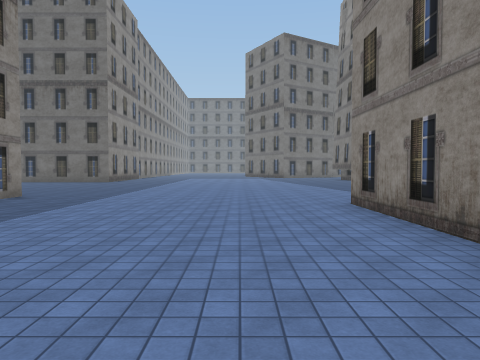
view 1 (above)

24 first-person views from a walk through a scene from a Unity 3-D project. The camera is 1.5 m above the floor, tilts 2° down and sees 70° across. The floor is counted in squares, 2 m on a side. Each view is taken from the middle of a square. On the plan, view 1 faces up. The plan holds only what a view shows up to about 11 squares ahead; the rest is blank. The place goes on beyond the plan. Some animated figures are left out. Some surface patterns are stand-ins.

view 2
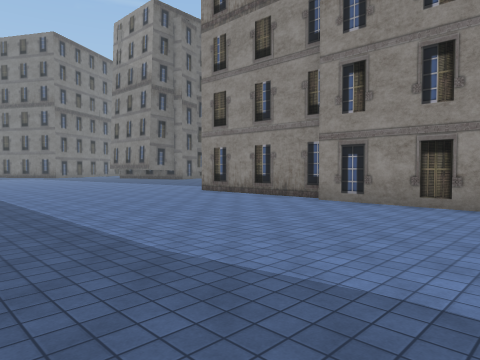

view 3
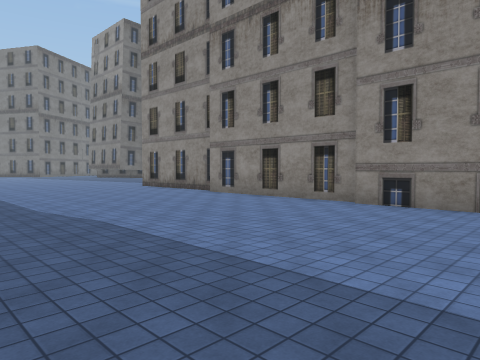

view 4
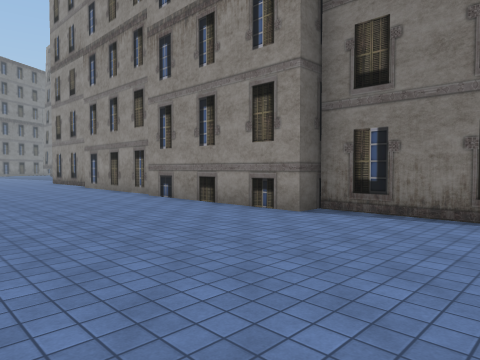

view 5
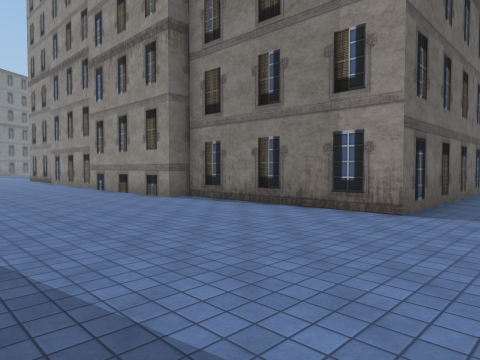

view 6
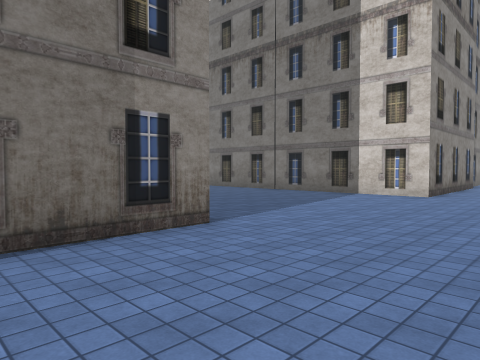

view 7
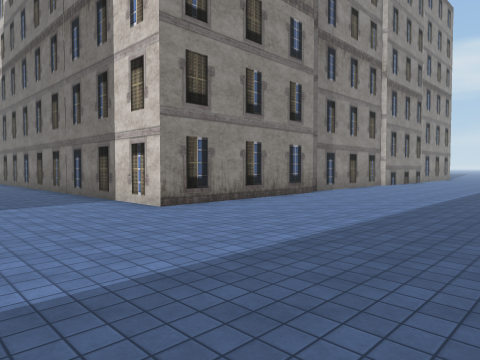

view 8
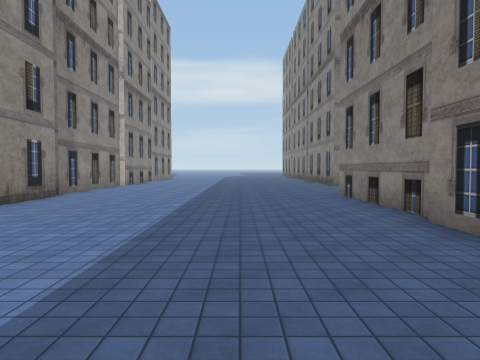

view 9
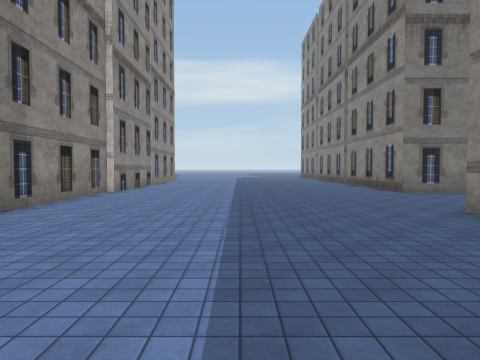

view 10
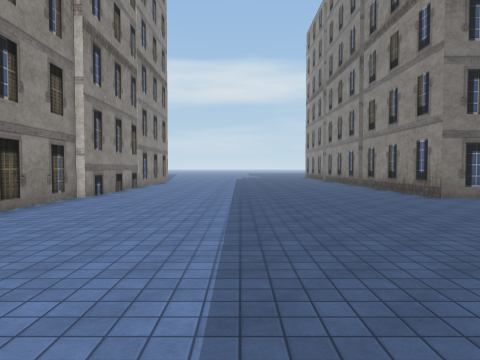

view 11
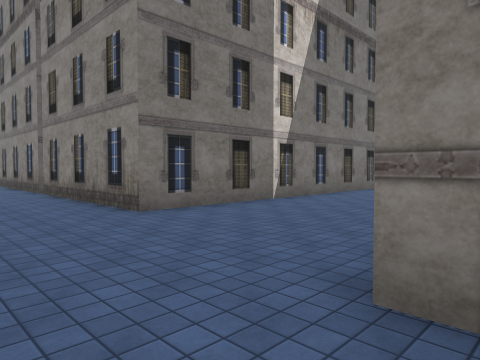

view 12
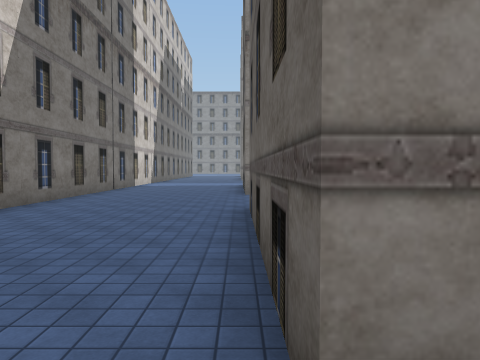

view 13
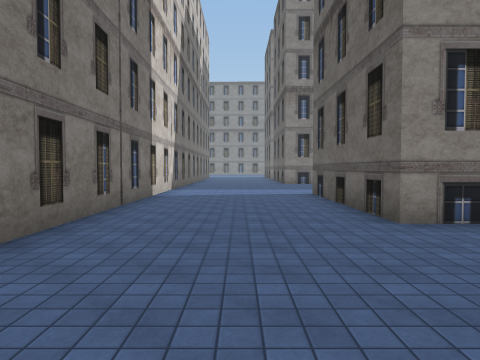

view 14
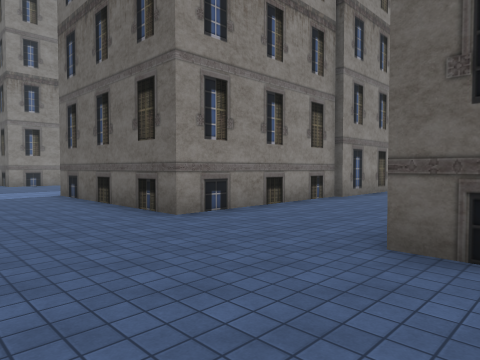

view 15
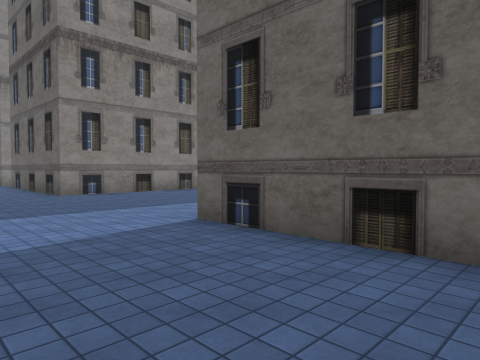

view 16
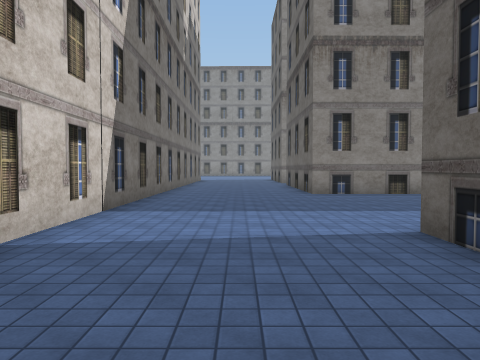

view 17
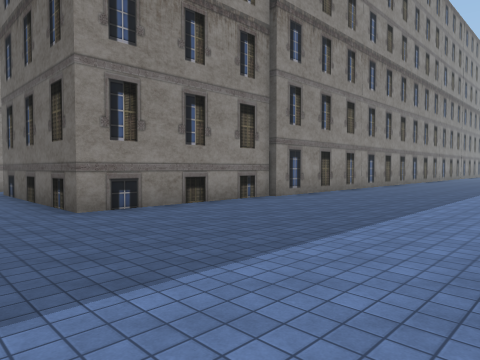

view 18
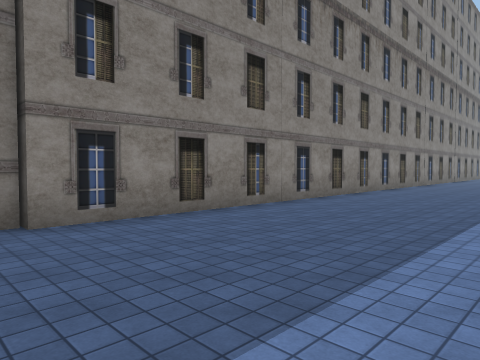

view 19
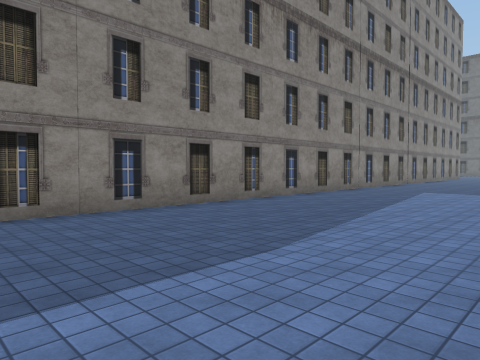

view 20
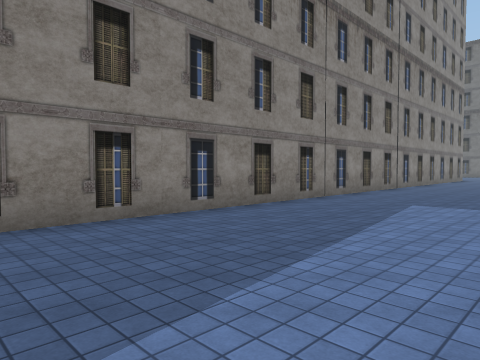

view 21
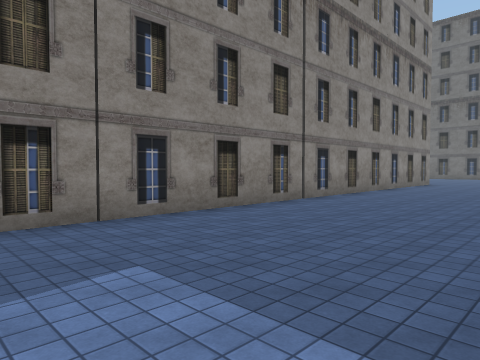

view 22
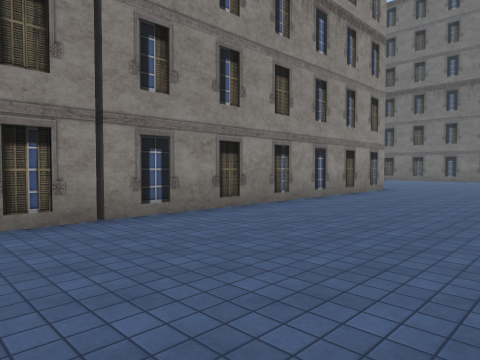

view 23
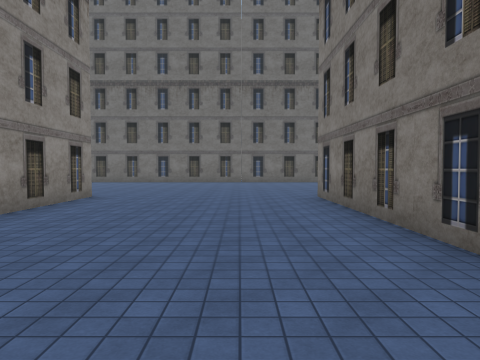

view 24
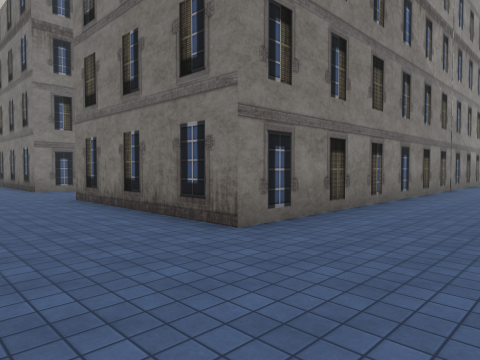

### Floor plan
Points are (right, up) in squares from view 1. A wall is a line through its corners. A room is listed if a view was taken in it or the views show most of it. See-through windows are left out.
Room 1 (views 1, 2, 3, 4, 5, 6, 7, 8, 9, 10, 11, 12, 13, 14, 15, 16, 17, 18, 19, 20, 21, 22, 23, 24)
walls: (-19.9, -0.5) (-20, 9) (-14.4, 9); (-14.4, -17.8) (-14.4, -20.8); (-11.2, 8.2) (-11.2, 9) (-10.3, 9); (2.1, -2.6) (2.1, 2.5); (-14.6, -20.8) (-14.6, -25.8) (-20, -25.9); (-5.7, -19.8) (-5.7, -20.9); (-5.8, 9.1) (-5.8, 8.2); (-5.9, -21.2) (-5.8, -25.8) (-11.3, -25.8); (2.4, 2.6) (2.3, 7.2); (5.6, -13) (2.6, -13) (2.5, -7.6) (1.9, -7.6) (1.9, -2.5); (1.7, -19.6) (5.6, -19.5); (-26, -20.9) (-25.9, -25.9) (-27.5, -25.9); (-25.9, 9) (-25.7, -20.9); (2, -25.1) (1.9, -19.5); (-27, -30.4) (-6.9, -30.4) (-6.9, -33.5); (2, -33) (2, -25.6)

Positions as (right, up) in squares from view 1, and headings:
1: (0, 0), facing up
2: (-5, -2), facing up-right
3: (-5, -6), facing up-right
4: (-3, -11), facing up-right
5: (-3, -15), facing up-right
6: (-1, -10), facing down-right
7: (-4, -16), facing down-right
8: (-3, -16), facing down
9: (-2, -20), facing down
10: (-2, -22), facing down
11: (-4, -25), facing down-left
12: (-5, -26), facing left
13: (-10, -28), facing left
14: (-10, -29), facing up-left
15: (-16, -29), facing up-left
16: (-16, -28), facing left
17: (-20, -28), facing up-left
18: (-21, -22), facing up-left
19: (-20, -18), facing up-left
20: (-21, -14), facing up-left
21: (-21, -8), facing up-left
22: (-21, -3), facing up-left
23: (-22, 0), facing up
24: (-23, 12), facing down-right
